Frame 1 (no input): blank canvas, image omitted
Frame 60 (the mouse pressed at the canvas centre just before this capture): blank canvas, image omitted
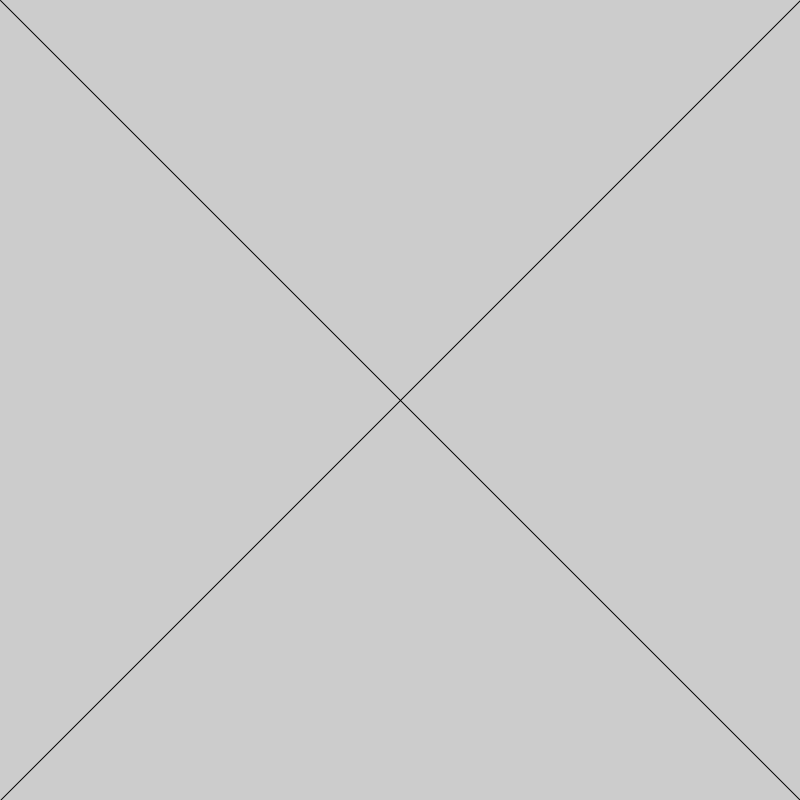
Frame 120 (the mouse held since frame 60 and released just before this capture)

The Processing sketch whose frames 1 and 60 were blank and that drew this single picture after the mouse press (run headless with seeded random() and noise(); from frame 60 on, the mouse is pressed at the canvas centre):

// Processing sketch: dibujoCuadrupleClase04
// ── dibujoCuadrupleClase04.pde
int xANT = 0;
int yANT = 0;

void setup () { // config previas

  size(800, 800); // anchura y altura
}

void draw () {

  // line(mouseX, mouseY, mouseX, mouseY); hacer esto seria lo mismo q hacer el point
  // point(mouseX, mouseY); esto no genera una linea recta ya que el mouse tiene microsaltos y no marca pixel por pixel cada posicion
 
  if (mousePressed) { // mousePressed es un booleano, si esta presionado V sino F
  
    line(mouseX, mouseY, pmouseX, pmouseY); //  bloque arriba izq (mouse para marcar la posicion actual del mouse en x y pmouse para marcar la posicion anterior del mouse la p es de previo)
    
     line(width-mouseX, mouseY, width-pmouseX, pmouseY); // bloque arriba derecha (resto la anchura a la posicion del mouse lo q genera como un efecto espejo)
     
     line(mouseX, height-mouseY, pmouseX, height-pmouseY); //bloque abajo izquierda
     
     line(width-mouseX, height-mouseY, width-pmouseX, height-pmouseY); // bloque abajo derecha
  }
  
  }
